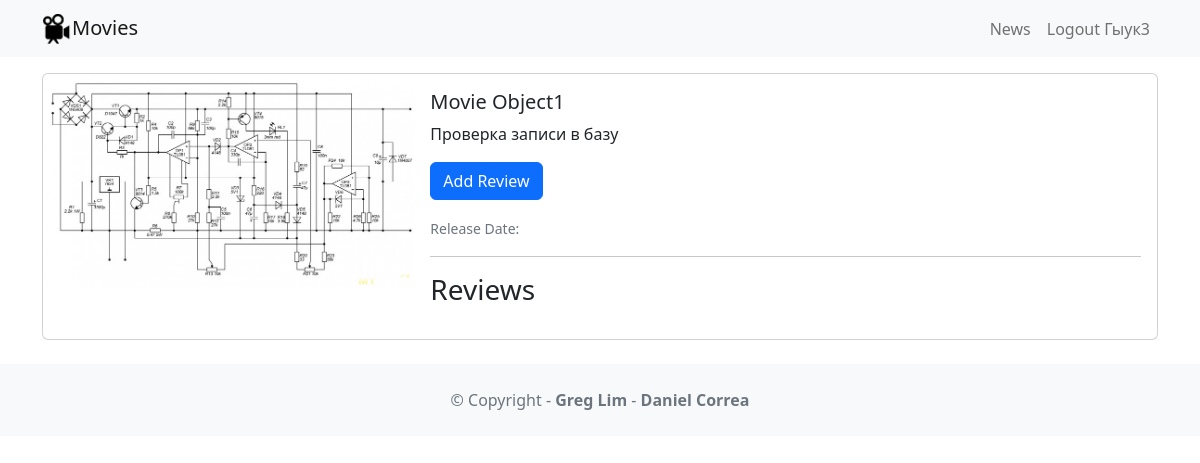
The app's page /movie/1 (signed in) with its own data.
### movie/models.py (models this page shows)
class Movie(models.Model):
    title = models.CharField(max_length=100)
    description = models.CharField(max_length=250)
    image = models.ImageField(upload_to='movie/images/')
    url = models.URLField(blank=True)

### movie/views.py (the view)
# urls.py: path('<int:movie_id>', views.detail, name='detail'),
def detail(request, movie_id):
    movie = get_object_or_404(Movie, pk=movie_id)
    rewiews = Review.objects.filter(movie=movie)
    return render(request, 'detail.html', {'movie': movie, 'reviews': rewiews})

### movie/templates/detail.html (shortened to what this page needs)
{% extends 'base.html' %}
{% block content %}
<div class="card mb-3">
    <div class="row g-0">
        <div class="col-md-4">
            <img src="{{ movie.image.url }}" class="img-fluid rounded-start" alt="{{ movie.title }}">
        </div>
        <div class="col-md-8">
            <div class="card-body">
                <h5 class="card-title">{{ movie.title }}</h5>
                <p class="card-text">{{ movie.description }}</p>
                <p class="card-text">
                    {% if user.is_authenticated %}
                        <a href="{% url 'create_review' movie.id %}" class="btn btn-primary">
                        Add Review
                        </a>
                    {% endif %}
                </p>
                <p class="card-text"><small class="text-muted">Release Date: {{ movie.release_date }}</small></p>
                <hr>
                <h3>Reviews</h3>
            </div>
        </div>
    </div>
</div>
{% endblock content %}

### movieproj/templates/base.html (shortened to what this page needs)
<!DOCTYPE html>
<html lang="ru">
<head>
     <link href="https://cdn.jsdelivr.net/npm/bootstrap@5.2.3/dist/css/bootstrap.min.css" rel="stylesheet"
>
    {% load static %}
</head>
<body>
<nav class="navbar navbar-expand-lg navbar-light bg-light mb-3">
     <div class="container">
         <a class="navbar-brand" href="{% url 'home' %}">
             <img src="{% static 'images/movie.png' %}" alt=""
                  width="30" height="30" class="d-inline-block align-text-top" />Movies</a>
         <div class="collapse navbar-collapse" id="navbarNavAltMarkup">
             <div class="navbar-nav ms-auto">
                 <a class="nav-link" href="{% url 'news' %}">News</a>
                 {% if user.is_authenticated %}
                     <a class="nav-link" href="{% url 'logout_account' %}">Logout {{ user.username }}</a>
                 {% else %}
                     <a class="nav-link" href="{% url 'login_account' %}">Login</a>
                     <a class="nav-link" href="{% url 'signup_account' %}">Sign Up</a>
                 {% endif %}
             </div>
         </div>
     </div>
 </nav>
<div class="container">
    {% block content %}
    {% endblock content%}
</div>
<footer class="text-center text-lg-start bg-light text-muted mt-4">
    <div class="text-center p-4">
        © Copyright -
        <a class="text-reset fw-bold text-decoration-none"
           target="_blank"
           href="https://twitter.com/greglim81">Greg Lim
        </a> -
        <a class="text-reset fw-bold text-decoration-none"
           target="_blank"
           href="https://twitter.com/danielgarax">
            Daniel Correa
        </a>
    </div>
</footer>
</body>
</html>

### records on screen
Movie: image (picture), title "Movie Object1", description "Проверка записи в базу"

### other values on screen
{{ user.username }} "Гыук3"
